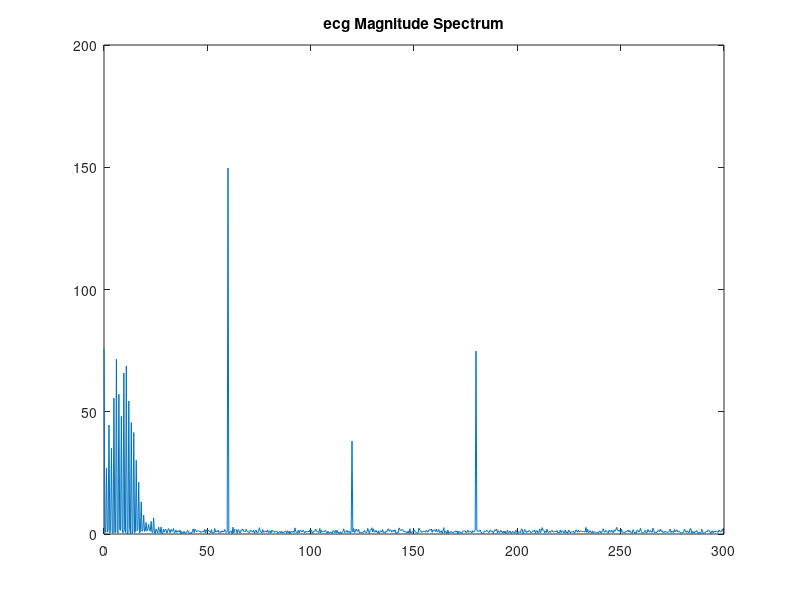
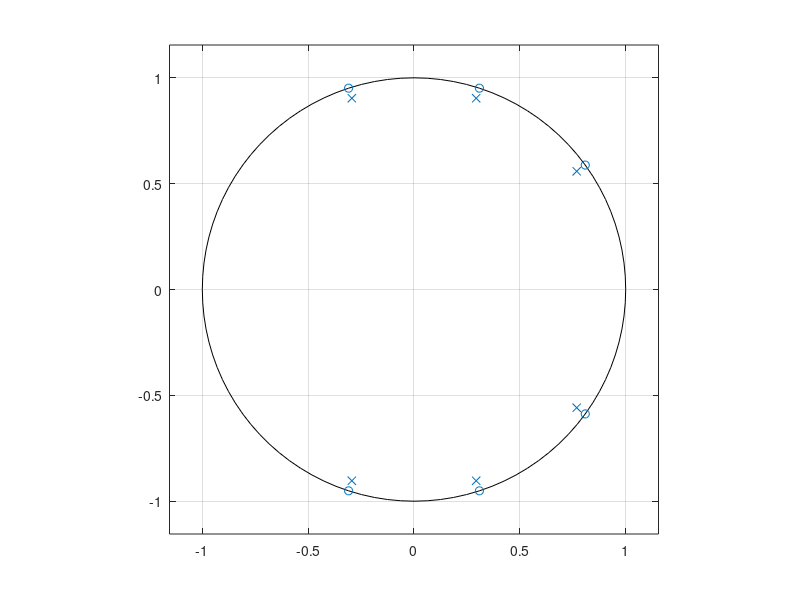
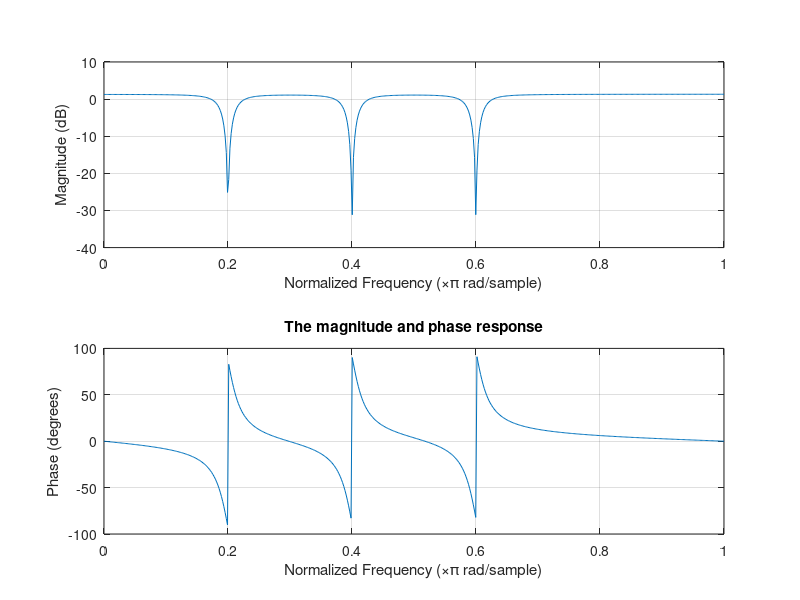
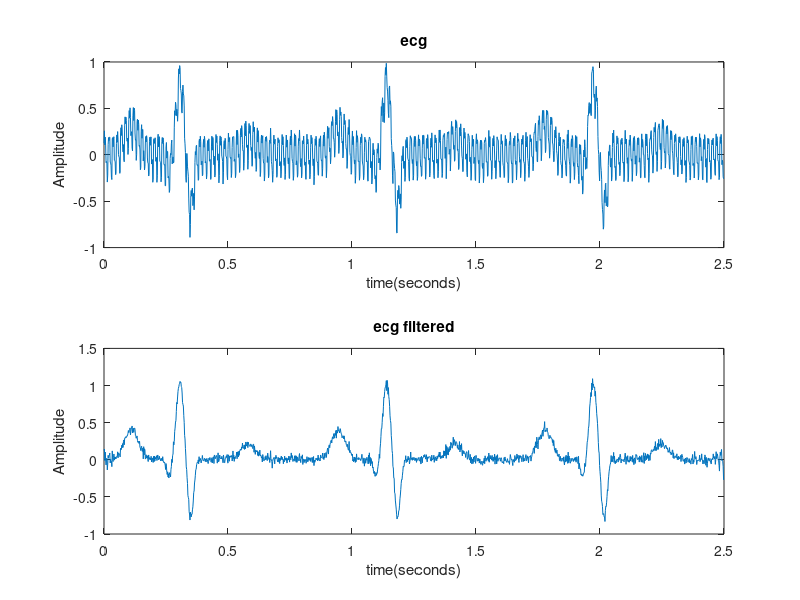

Reproduce these figures in MATLAB, in order.
ecg = load('ecgbn.dat');
len = length(ecg);
fs = 600;
t = 1/fs*(0:len-1);

ecg_fft = fft(ecg);
frq = 0 : fs/len : fs/2-fs/len;
figure
plot(frq, abs(ecg_fft(1:len/2)));
title('ecg Magnitude Spectrum');

Z = [exp(-(1i*60*2*pi)/600);exp((1i*60*2*pi)/600);exp(-(1i*120*2*pi)/600);exp((1i*120*2*pi)/600);exp(-(1i*180*2*pi)/600);exp((1i*180*2*pi)/600)];
P = [0.95*exp(-(1i*60*2*pi)/600);0.95*exp((1i*60*2*pi)/600);0.95*exp(-(1i*120*2*pi)/600);0.95*exp((1i*120*2*pi)/600);0.95*exp(-(1i*180*2*pi)/600);0.95*exp((1i*180*2*pi)/600)];
[num, den] = zp2tf (Z,P,1);
Tf = filt (num, den);
figure
zplane(num, den);

figure
freqz(num, den); % Plots frequency response
title('The magnitude and phase response');

ecg_filter = filtfilt(num, den, ecg);
figure
subplot(211);
plot(t, ecg);
title('ecg');
xlabel('time(seconds)') 
ylabel('Amplitude') 
subplot(212);
plot(t, ecg_filter);
title('ecg filtered');
xlabel('time(seconds)') 
ylabel('Amplitude') 


figure
subplot(211);
plot(frq, abs(ecg_fft(1:len/2)));
title('ecg Magnitude Spectrum');
subplot(212);
ecg_fft_filter = fft(ecg_filter);
plot(frq, abs(ecg_fft_filter(1:len/2)));
title('ecg_filter Magnitude Spectrum');

